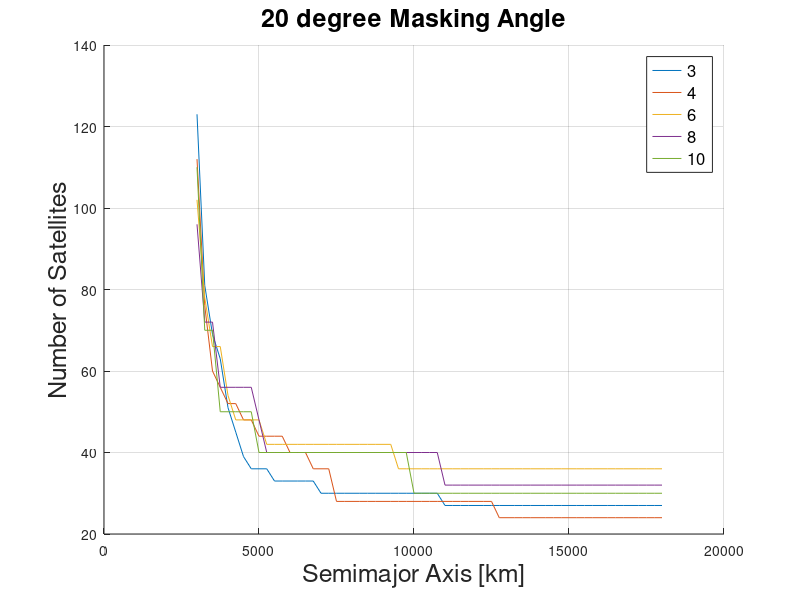
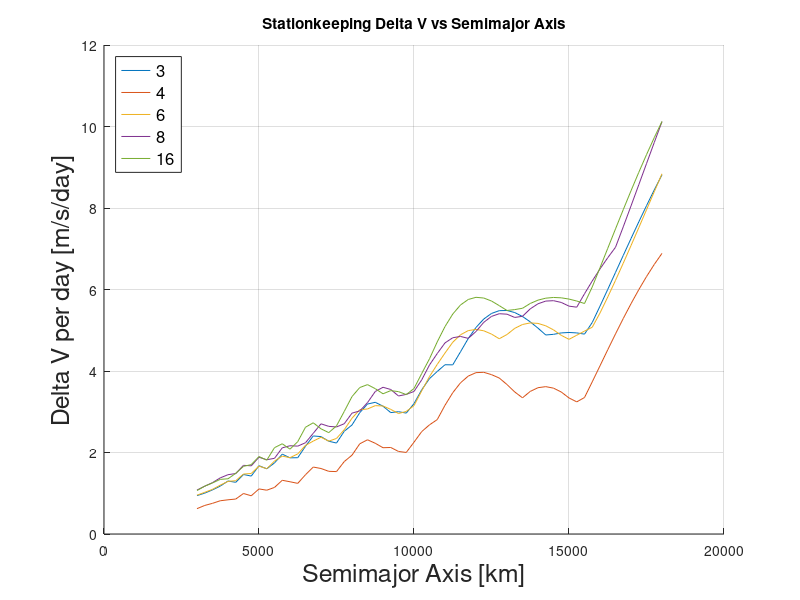

Write the MATLAB code that produced these figures, in order. (Note: this script raises an error after producing the figures.)
%% Constellation Element Trade 16 degree
% add forcemodel
clear ; close all ; clc ;

% results = readmatrix( 'CTR_16d.txt' ) ;
% save( 'CTR_16d.mat' ) ;

load( 'CTR_20d.mat' ) ;
aR = results( : , 1 ) ;
iR = results( : , 2 ) ;
TR = results( : , 3 ) ;
PR = results( : , 4 ) ;
COVaR = results( : , 7 ) ;
COVsR = results( : , 8 ) ;
dvmaxR = results( : , 9 ) ;
dvavgR = results( : , 10 ) ;
P = [ 3 , 4 , 6 , 8 , 10 , 12 , 14 , 16 ] ;

for ii = 1:length(P)
        index = find( PR == P(ii) ) ;
        a(:,ii) = aR( index ) ;
        i(:,ii) = iR( index ) ;
        T(:,ii) = TR( index ) ;
        Ps(:,ii) = PR( index ) ;
        dvmax(:,ii) = dvmaxR( index ) ;
        dvavg(:,ii) = dvavgR( index ) ;
        a(:,ii) = aR( index ) ;
        i(:,ii) = iR( index ) ;
        T(:,ii) = TR( index ) ;
        COVa(:,ii) = COVaR( index ) ;
        COVs(:,ii) = COVsR( index ) ;
        dvmax(:,ii) = dvmaxR( index ) ;
        dvavg(:,ii) = dvavgR( index ) ;
end
aLabel = a(:,1) ;

figure
hold on
grid on
for ii = 1:5
    plot( a(:,ii) , T(:,ii) )
end
% plot( a(19,2) , T(19,2) , 'ro' )
% plot( a(:,end) , T(:,end) )
hold off
% set( gca , 'XTick' , [] , 'YTick' , [] )
title( 'Number of Satellites Needed with Four Planes' )
xlabel( 'Semimajor Axis [km]' , 'fontsize' , 18)
ylabel( 'Number of Satellites' , 'fontsize' , 18)
title( '20 degree Masking Angle' , 'fontsize' , 18)
legend( '3' , '4' , '6' , '8' , '10' , '12' , '14' , '16' , 'fontsize' , 12) ;

figure
hold on
grid on
for ii = 1:4
    plot( a(:,ii) , dvmax(:,ii) )
end
plot( a(:,end) , dvmax(:,end) )
hold off
% set( gca , 'XTick' , [] , 'YTick' , [] )
title( 'Stationkeeping Delta V vs Semimajor Axis' )
xlabel( 'Semimajor Axis [km]' , 'fontsize' , 18 )
ylabel( 'Delta V per day [m/s/day]' , 'fontsize' , 18 )
legend( '3' , '4' , '6' , '8' , '16' , 'fontsize' , 12 , 'location' , 'northwest' ) ;
% 
% figure
% hold on
% for ii = 1:length(P)
%     plot( a(:,ii) , COVa(:,ii) )
% end
% hold off
% xlabel( 'Semimajor Axis [km]' )
% ylabel( 'COV' )
% legend( '3' , '4' , '6' , '8' , '10' , '12' , '14' , '16' ) ;

Tmap = mapHL( T , 10 ) ;
Pmap = mapHL( Ps , 5 ) ;
dvmap = mapHL( dvmax , 7 ) ;
COVmap = mapHL( COVa , 1 ) ;
intersection = pinter( P ) ;
D = size( a ) ;
intersectionFull = intersection ;
for ii = 2:D(1)
    intersectionFull = [ intersectionFull ; intersection ] ;
end
imap = mapHL( intersectionFull , 3 ) ;

score = Tmap + Pmap + dvmap + COVmap + imap ;
figure
surf( P(1:5) , aLabel , score(:,1:5) )
xlabel( 'Planes' )
ylabel( 'Semimajor Axis [km]' )
zlabel( 'Score in Trade Study' )





function Amap = mapHL( A , weight )
maximum = max( max( A ) ) ;
offset = min( min( A ) ) ;
D = size( A ) ;
    for ii = 1:D(1)
        for jj = 1:D(2) 
            Amap(ii,jj) = weight*( 10 - floor( 10*( A(ii,jj) - offset )/( maximum - offset ) ) ) ;
        end
    end
end

function inter = pinter( P )
ending = length(P) ;
    for jj = 1:ending
        interv = 0 ;
        for ii = 1:P(jj)-1
            interv = interv + ii ;
        end
        inter(jj) = interv*2 ;
    end
end
